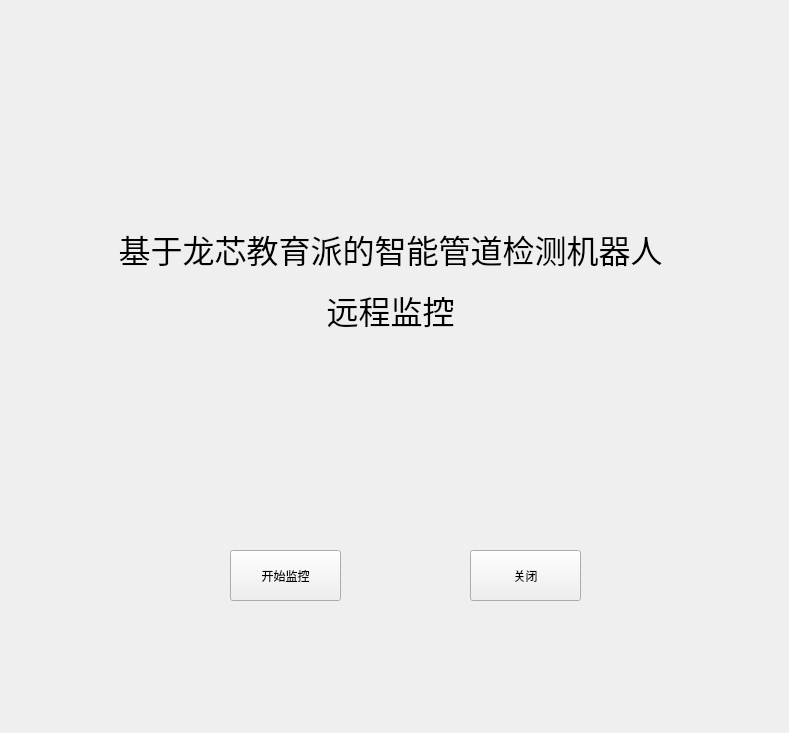
<?xml version="1.0" encoding="UTF-8"?>
<ui version="4.0">
 <class>Form</class>
 <widget class="QWidget" name="Form">
  <property name="geometry">
   <rect>
    <x>0</x>
    <y>0</y>
    <width>789</width>
    <height>733</height>
   </rect>
  </property>
  <property name="windowTitle">
   <string>Form</string>
  </property>
  <widget class="QLabel" name="label">
   <property name="geometry">
    <rect>
     <x>40</x>
     <y>200</y>
     <width>701</width>
     <height>161</height>
    </rect>
   </property>
   <property name="text">
    <string>&lt;html&gt;&lt;head/&gt;&lt;body&gt;&lt;p align=&quot;center&quot;&gt;&lt;span style=&quot; font-size:24pt;&quot;&gt;基于龙芯教育派的智能管道检测机器人&lt;/span&gt;&lt;/p&gt;&lt;p align=&quot;center&quot;&gt;&lt;span style=&quot; font-size:24pt;&quot;&gt;远程监控&lt;/span&gt;&lt;/p&gt;&lt;/body&gt;&lt;/html&gt;</string>
   </property>
  </widget>
  <widget class="QPushButton" name="pushButton">
   <property name="geometry">
    <rect>
     <x>230</x>
     <y>550</y>
     <width>111</width>
     <height>51</height>
    </rect>
   </property>
   <property name="text">
    <string>开始监控</string>
   </property>
  </widget>
  <widget class="QPushButton" name="pushButton_2">
   <property name="geometry">
    <rect>
     <x>470</x>
     <y>550</y>
     <width>111</width>
     <height>51</height>
    </rect>
   </property>
   <property name="text">
    <string>关闭</string>
   </property>
  </widget>
 </widget>
 <resources/>
 <connections/>
</ui>
